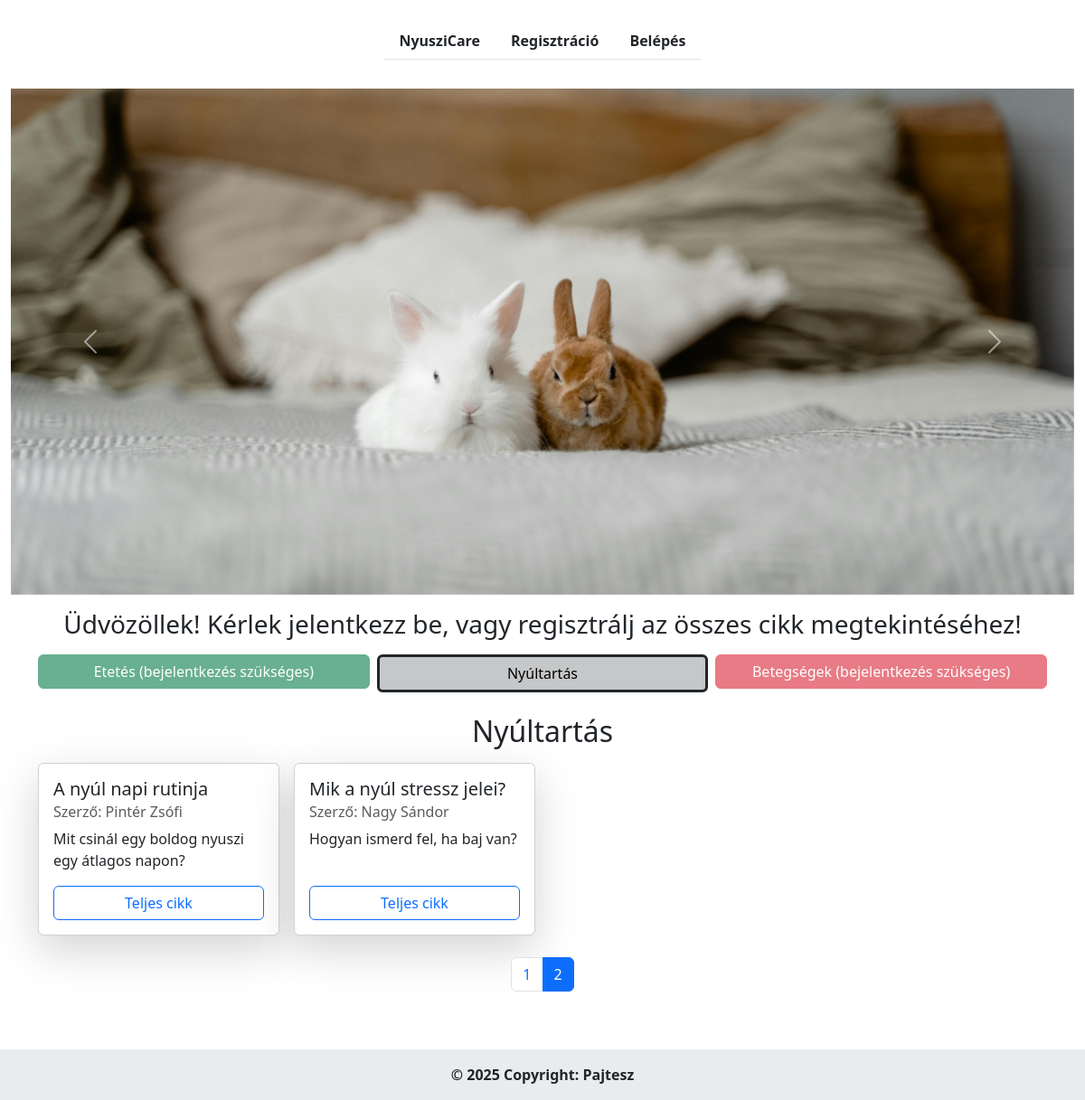
The app's page /index.php?kategoria=Nyultartas&page=2 with its own data.
### tables this page shows
CREATE TABLE `cikkek` (
  `id` int(11) NOT NULL AUTO_INCREMENT,
  `cim` varchar(255) NOT NULL,
  `szerzo` varchar(40) NOT NULL,
  `bevezeto` varchar(400) NOT NULL,
  `tartalom` text NOT NULL,
  `kategoria` enum('Nyultartas','Betegsegek','Etetes') NOT NULL,
  PRIMARY KEY (`id`),
  KEY `cikkek_kategoria_index` (`kategoria`)
);

### includes/functions.php (called while the page is built, shortened)
<?php
function url(string $path = ''): string
{
    return BASE_URL . '/' . ltrim($path, '/');
}
function e($value): string
{
    return htmlspecialchars((string)$value, ENT_QUOTES, 'UTF-8');
}
function currentUser(): ?array
{
    return $_SESSION['loggedInUser'] ?? null;
}
function isAdmin(): bool
{
    return isset($_SESSION['admin']);
}
function isLoggedIn(): bool
{
    return currentUser() !== null || isAdmin();
}
function dbExecute(mysqli $db, string $sql, array $params = []): mysqli_stmt
{
    $stmt = mysqli_prepare($db, $sql);
    if ($params) {
        $types = '';
        foreach ($params as $param) {
            $types .= is_int($param) ? 'i' : 's';
        }
        mysqli_stmt_bind_param($stmt, $types, ...$params);
    }
    mysqli_stmt_execute($stmt);
    return $stmt;
}
function dbFetchAll(mysqli $db, string $sql, array $params = []): array
{
    $result = mysqli_stmt_get_result(dbExecute($db, $sql, $params));
    return mysqli_fetch_all($result, MYSQLI_ASSOC);
}
function dbFetchOne(mysqli $db, string $sql, array $params = []): ?array
{
    $result = mysqli_stmt_get_result(dbExecute($db, $sql, $params));
    return mysqli_fetch_assoc($result) ?: null;
}

### index.php (the view, shortened to what this page needs)
<?php
require __DIR__ . '/includes/init.php';
$kategoria = NYILVANOS_KATEGORIA;
$valasztott = $_GET['kategoria'] ?? null;
if (is_string($valasztott) && array_key_exists($valasztott, KATEGORIAK)) {
    if ($valasztott === NYILVANOS_KATEGORIA || isLoggedIn()) {
        $kategoria = $valasztott;
    } else {
        flash('warning', 'Ennek a kategóriának a megtekintéséhez jelentkezz be.');
        redirect('login/login.php');
    }
}
$limit = 12;
$osszcikk = (int)dbFetchOne($connection, 'SELECT COUNT(*) AS total FROM cikkek WHERE kategoria = ?', [$kategoria])['total'];
$osszOldal = max(1, (int)ceil($osszcikk / $limit));
$oldal = filter_var($_GET['page'] ?? 1, FILTER_VALIDATE_INT, ['options' => ['default' => 1, 'min_range' => 1]]);
$oldal = min($oldal, $osszOldal);
$offset = ($oldal - 1) * $limit;
$cikkek = dbFetchAll(
    $connection,
    'SELECT id, cim, szerzo, bevezeto FROM cikkek WHERE kategoria = ? ORDER BY id LIMIT ? OFFSET ?',
    [$kategoria, $limit, $offset]
);
include __DIR__ . '/includes/header.php';
include __DIR__ . '/includes/carousel.php';
?>
<div class="container mt-3 text-center">
  <?php if (currentUser() !== null) { ?>
    <h3>Üdvözöllek, kedves <?php print e(currentUser()['name']) ?>!</h3>
  <?php } elseif (isAdmin()) { ?>
    <h3>Üdvözöllek, admin!</h3>
  <?php } else { ?>
    <h3>Üdvözöllek! Kérlek jelentkezz be, vagy regisztrálj az összes cikk megtekintéséhez!</h3>
  <?php } ?>
</div>
<div class="container mt-3">
  <form method="get" action="<?php print url('index.php') ?>">
    <div class="row g-2">
      <div class="col-md-4">
        <?php if (isLoggedIn()) { ?>
          <button name="kategoria" value="Etetes" class="btn btn-success w-100 <?php if ($kategoria === 'Etetes') print 'active border-3 border-dark'; ?>">Etetés</button>
        <?php } else { ?>
          <button type="button" class="btn btn-success w-100" disabled>Etetés (bejelentkezés szükséges)</button>
        <?php } ?>
      </div>
      <div class="col-md-4">
        <button name="kategoria" value="Nyultartas" class="btn btn-light w-100 border-bottom <?php if ($kategoria === 'Nyultartas') print 'active border-3 border-dark'; ?>">Nyúltartás</button>
      </div>
      <div class="col-md-4">
        <?php if (isLoggedIn()) { ?>
          <button name="kategoria" value="Betegsegek" class="btn btn-danger w-100 <?php if ($kategoria === 'Betegsegek') print 'active border-3 border-dark'; ?>">Betegségek</button>
        <?php } else { ?>
          <button type="button" class="btn btn-danger w-100" disabled>Betegségek (bejelentkezés szükséges)</button>
        <?php } ?>
      </div>
    </div>
  </form>
</div>
<div class="container mt-4">
  <h2 class="text-center mb-3"><?php print e(KATEGORIAK[$kategoria]) ?></h2>
  <div class="row g-3">
    <?php foreach ($cikkek as $sor) { ?>
      <div class="col-sm-6 col-lg-3">
        <div class="card shadow-lg h-100">
          <div class="card-body d-flex flex-column">
            <h5 class="card-title"><?php print e($sor['cim']) ?></h5>
            <h6 class="card-subtitle mb-2 text-muted">Szerző: <?php print e($sor['szerzo']) ?></h6>
            <p class="card-text"><?php print e($sor['bevezeto']) ?></p>
            <a href="<?php print url('cikk.php?id=' . (int)$sor['id']) ?>" class="btn btn-outline-primary mt-auto stretched-link">Teljes cikk</a>
          </div>
        </div>
      </div>
    <?php } ?>
  </div>
</div>
<?php if ($osszOldal > 1) { ?>
  <nav class="d-flex justify-content-center mt-4" aria-label="Oldalak">
    <ul class="pagination">
      <?php for ($i = 1; $i <= $osszOldal; $i++) { ?>
        <li class="page-item <?php if ($i === $oldal) print 'active'; ?>">
          <a class="page-link" href="<?php print url('index.php?' . http_build_query(['kategoria' => $kategoria, 'page' => $i])) ?>"><?php print $i ?></a>
        </li>
      <?php } ?>
    </ul>
  </nav>
<?php } ?>
<?php include __DIR__ . '/includes/footer.php'; ?>

### assets/css/styles.css (style rules this page uses)
.card-body { transition: background-color 0.5s ease; }

### records on screen
cikkek: cim "A nyúl napi rutinja", szerzo "Pintér Zsófi", bevezeto "Mit csinál egy boldog nyuszi egy átlagos napon?"
cikkek: cim "Mik a nyúl stressz jelei?", szerzo "Nagy Sándor", bevezeto "Hogyan ismerd fel, ha baj van?"

### other values on screen
KATEGORIAK[$kategoria] "Nyúltartás"
